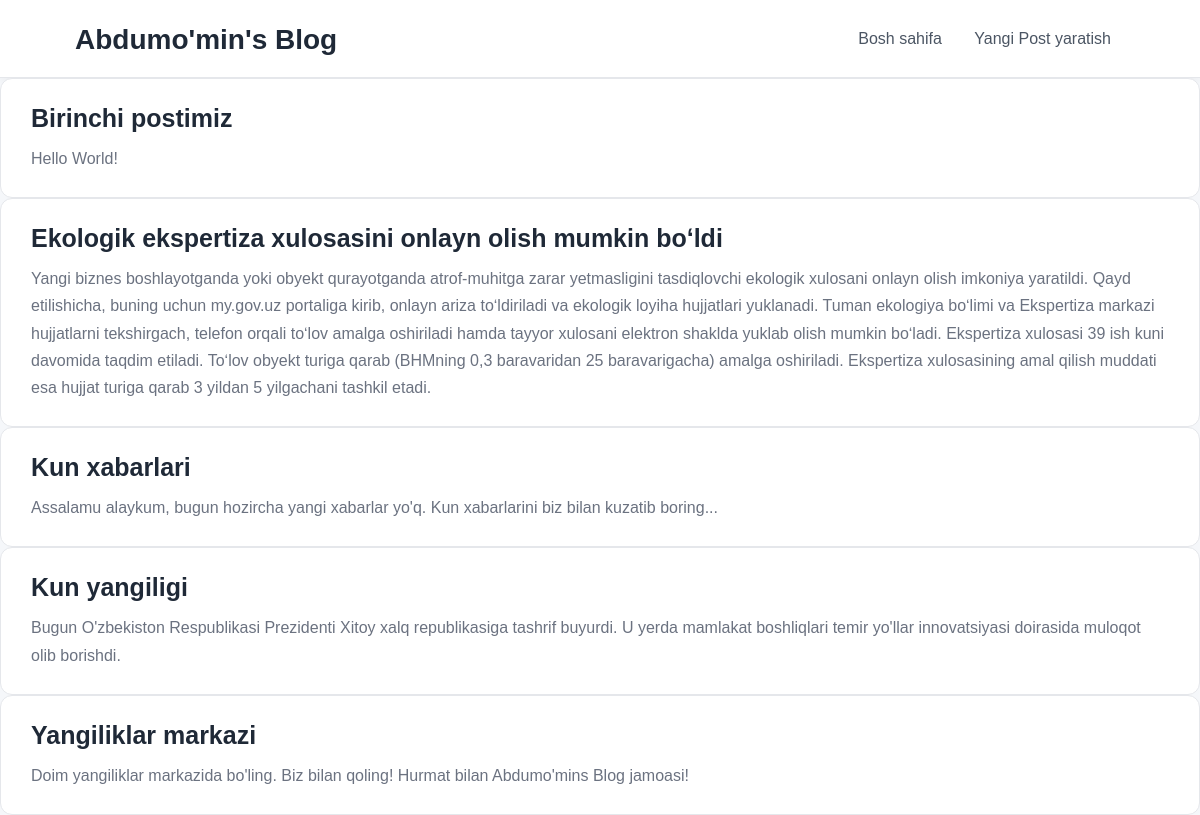
The page / on the database its author committed.
### blog/models.py (models this page shows, shortened)
class Post(models.Model):
	title = models.CharField(max_length=200)
	author = models.ForeignKey(
		'auth.User',
		on_delete=models.CASCADE
	)
	body = models.TextField()

### blog/views.py (the view)
# urls.py: path('', BlockListView.as_view(), name='home'),
class BlockListView(ListView):
	model = Post
	template_name = 'home.html'

### templates/home.html (shortened to what this page needs)
{% extends 'base.html' %}
{% block content %}
{% for post in object_list %}
<section class="post-entry">
	<h2>
		<a href="{% url 'post-detail' post.pk %}">{{ post.title }}</a>
	</h2>
	<p>{{ post.body }}</p>
</section>
{% endfor %}
{% endblock content %}

### templates/base.html (shortened to what this page needs)
{% load static %}
<!DOCTYPE html>
<html lang="en">
<head>
	<link rel="stylesheet" href="{% static 'css/base.css' %}">
</head>
<body>
	<header class="site-header">
		<div class="header-container">
			<h1 class="logo">
				<a href="{% url 'home' %}">Abdumo'min's Blog</a>
			</h1>
			<nav>
				<a href="{% url 'home' %}">Bosh sahifa</a>
				<a href="{% url 'post-new' %}">Yangi Post yaratish</a>
			</nav>
		</div>
	</header>
	{% block content %}
	{% endblock content %}
</body>
</html>

### static/css/base.css (style rules this page uses)
* { margin: 0; padding: 0; box-sizing: border-box; }
body { font-family: Arial, sans-serif; background: #f5f7fa; color: #222; }
.site-header { background: #ffffff; border-bottom: 1px solid #e5e7eb; box-shadow: 0 2px 10px rgba(0, 0, 0, 0.05); }
.header-container { max-width: 1100px; margin: 0 auto; padding: 20px 25px; display: flex; align-items: center; justify-content: space-between; }
.logo a { text-decoration: none; color: #1f2937; font-size: 28px; font-weight: 700; transition: color 0.2s ease; }
nav a { text-decoration: none; color: #4b5563; font-size: 16px; font-weight: 500; padding: 8px 14px; border-radius: 8px; transition: 0.2s ease; }

### templates/home.html (style rules this page uses)
.post-entry { background: #fff; padding: 25px 30px; border: 1px solid #e5e7eb; border-radius: 12px; }
.post-entry h2 { margin: 0 0 12px; }
.post-entry h2 a { color: #1f2937; text-decoration: none; font-size: 25px; font-weight: 700; }
.post-entry p { margin: 0; color: #6b7280; font-size: 16px; line-height: 1.7; }

### rows shown on the page
Post: title "Birinchi postimiz", body "Hello World!"
Post: title "Ekologik ekspertiza xulosasini onlayn olish mumkin boʻldi", body "Yangi biznes boshlayotganda yoki obyekt qurayotganda atrof-muhitga zarar yetmasligini tasdiqlovchi ekologik xulosani onlayn olish imkoniya yaratildi. Qayd etilishicha, buning uchun my.gov.uz portaliga kirib, onlayn ariza toʻldiriladi va ekologik loyiha hujjatlari yuklanadi. Tuman ekologiya boʻlimi va Ekspertiza markazi hujjatlarni tekshirgach, telefon orqali toʻlov amalga oshiriladi hamda tayyor xulosani elektron shaklda yuklab olish mumkin boʻladi. Ekspertiza xulosasi 39 ish kuni davomida taqdim etiladi. Toʻlov obyekt turiga qarab (BHMning 0,3 baravaridan 25 baravarigacha) amalga oshiriladi. Ekspertiza xulosasining amal qilish muddati esa hujjat turiga qarab 3 yildan 5 yilgachani tashkil…"
Post: title "Kun xabarlari", body "Assalamu alaykum, bugun hozircha yangi xabarlar yo'q. Kun xabarlarini biz bilan kuzatib boring..."
Post: title "Kun yangiligi", body "Bugun O'zbekiston Respublikasi Prezidenti Xitoy xalq republikasiga tashrif buyurdi. U yerda mamlakat boshliqlari temir yo'llar innovatsiyasi doirasida muloqot olib borishdi."
Post: title "Yangiliklar markazi", body "Doim yangiliklar markazida bo'ling. Biz bilan qoling! Hurmat bilan Abdumo'mins Blog jamoasi!"
